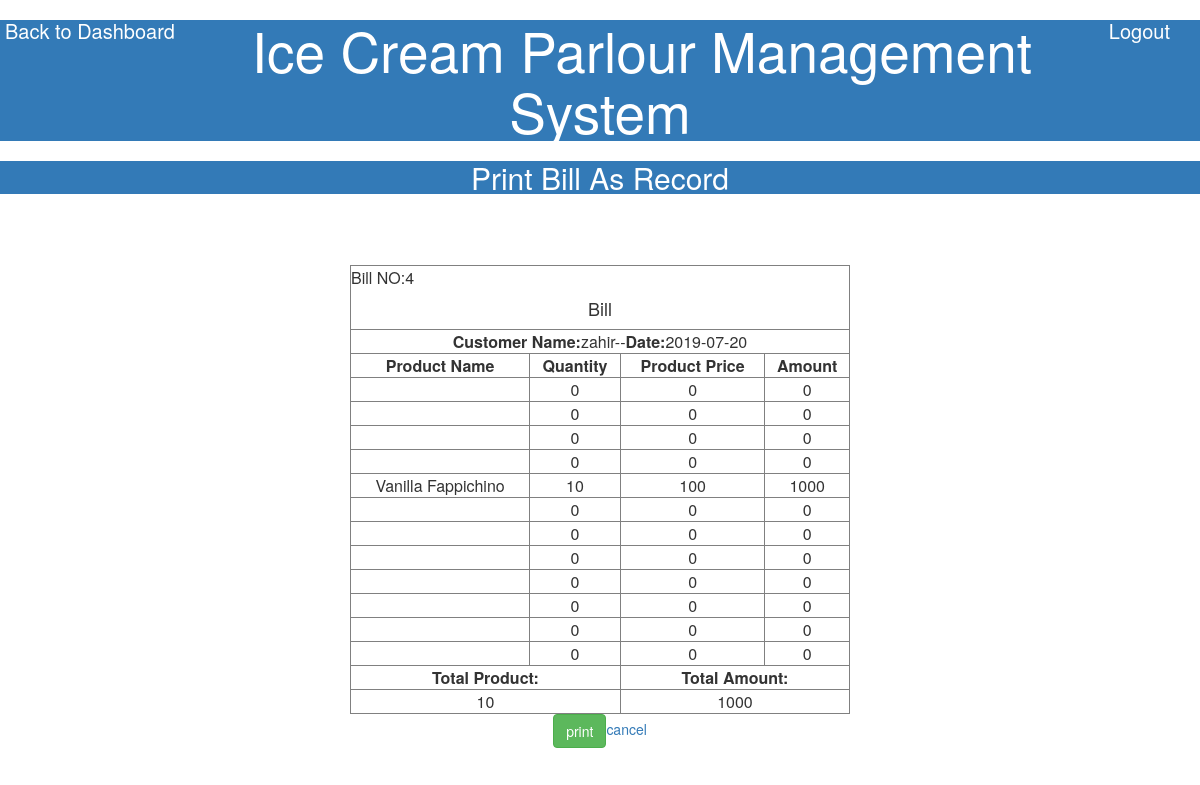
Page /admin/viewbillasrecord.php?sid=4 (signed in) on the committed database.
### tables this page shows
CREATE TABLE `billing_table` (
  `cust_id` int(200) NOT NULL,
  `cust_name` varchar(200) NOT NULL,
  `chocolate_with_ice_cream` varchar(200) NOT NULL,
  `quantity_p1` int(200) NOT NULL,
  `amount_p1` float NOT NULL,
  `tamount_p1` float NOT NULL,
  `oreo_with_ice_cream` varchar(200) NOT NULL,
  `quantity_p2` int(200) NOT NULL,
  `amount_p2` float NOT NULL,
  `tamount_p2` float NOT NULL,
  `chocolate_nuts_with_ice` varchar(200) NOT NULL,
  `quantity_p3` int(200) NOT NULL,
  `amount_p3` float NOT NULL,
  `tamount_p3` float NOT NULL,
  `chocolate_fappichino` varchar(200) NOT NULL,
  `quantity_p4` int(200) NOT NULL,
  `amount_p4` float NOT NULL,
  `tamount_p4` float NOT NULL,
  `vanilla_fappichino` varchar(200) NOT NULL,
  `quantity_p5` int(200) NOT NULL,
  `amount_p5` float NOT NULL,
  `tamount_p5` float NOT NULL,
  `caramal_moca` varchar(200) NOT NULL,
  `quantity_p6` int(200) NOT NULL,
  `amount_p6` float NOT NULL,
  `tamount_p6` float NOT NULL,
  `pineapple_ice_cream` varchar(200) NOT NULL,
  `quantity_p7` int(200) NOT NULL,
  `amount_p7` float NOT NULL,
  `tamount_p7` float NOT NULL,
  `caramal_crunch_ice_cream` varchar(200) NOT NULL,
  `quantity_p8` int(200) NOT NULL,
  `amount_p8` float NOT NULL,
  `tamount_p8` float NOT NULL,
  `vanilla_ice_cream` varchar(200) NOT NULL,
  `quantity_p9` int(200) NOT NULL,
  `amount_p9` float NOT NULL,
  `tamount_p9` float NOT NULL,
  `mango_ice_cream` varchar(200) NOT NULL,
  `quantity_p10` int(200) NOT NULL,
  `amount_p10` float NOT NULL,
  `tamount_p10` int(11) NOT NULL,
  `chocolate_ice_cream` varchar(200) NOT NULL,
  `quantity_p11` int(200) NOT NULL,
  `amount_p11` float NOT NULL,
  `tamount_p11` float NOT NULL,
  `strawberry_ice_cream` varchar(200) NOT NULL,
  `quantity_p12` int(200) NOT NULL,
  `amount_p12` float NOT NULL,
  `tamount_p12` float NOT NULL,
  `total_product` int(200) NOT NULL,
  `final_amount` float NOT NULL,
  `date` date NOT NULL
);

### admin/viewbillasrecord.php (the view, shortened to what this page needs)
<?php
include('dbcon.php');
$sid=$_GET['sid'];
$sql="select * from billing_table where cust_id='$sid'";
$run=mysqli_query($con,$sql);
$data=mysqli_fetch_assoc($run);
?>
<html>
<head>
  <link rel="stylesheet" href="https://maxcdn.bootstrapcdn.com/bootstrap/3.4.0/css/bootstrap.min.css">
<link rel="stylesheet" href="" type="text/css">
</head>
<body>
<form action="viewbillasrecord.php" method="post">
<div>
<h4><a href="admindashboard.php" style="float:left;margin-left:5px;color:#fff;font-size:20px;">Back to Dashboard</a></h4>
<h4><a href="logout.php" style="float:right;margin-right:30px;color:#fff;font-size:20px;">Logout</a></h4>
<h1 class="bg-primary text-center font-weight-bold" style="font-size:55px;">Ice Cream Parlour Management System</h1>
<h1 class="bg-primary text-center font-weight-bold" style="font-size:30px;">Print Bill As Record</h1>
</div>
</form>
<div class="container">
<table border="1" align="center" style="width:500px;margin-top:5%" id="table">
<tr>
<td colspan="5">Bill NO:<?php echo $data['cust_id'];?><center><h4> Bill</h4></center></td>
</tr>
<tr>
<td class="text-center" colspan="4"><center><b>Customer Name:</b><?php echo $data['cust_name'];?>--<b>Date:</b><?php echo $data['date']; ?></center></td>
</tr>
<tr>
<th><center>Product Name</center></th>
<th><center>Quantity<center></th>
<th><center>Product Price</center></th>
<th><center>Amount</center></th>
</tr>
<tr>
<td class="text-center"><center><?php echo $data['chocolate_with_ice_cream'];?></center></td>
<td class="text-center"><center><?php echo $data['quantity_p1'];?></center></td>
<td class="text-center"><center><?php echo $data['amount_p1'];?></center></td>
<td class="text-center"><center><?php echo $data['tamount_p1'];?></center></td>
</tr>
<tr>
<td class="text-center"><center><?php echo $data['oreo_with_ice_cream'];?></center></td>
<td class="text-center"><center><?php echo $data['quantity_p2'];?></center></td>
<td class="text-center"><center><?php echo $data['amount_p2'];?></center></td>
<td class="text-center"><center><?php echo $data['tamount_p2'];?></center></td>
</tr>
<tr>
<td class="text-center"><center><?php echo $data['chocolate_nuts_with_ice'];?></center></td>
<td class="text-center"><center><?php echo $data['quantity_p3'];?></center></td>
<td class="text-center"><center><?php echo $data['amount_p3'];?></center></td>
<td class="text-center"><center><?php echo $data['tamount_p3'];?></center></td>
</tr>
<tr>
<td class="text-center"><center><?php echo $data['chocolate_fappichino'];?></center></td>
<td class="text-center"><center><?php echo $data['quantity_p4'];?></center></td>
<td class="text-center"><center><?php echo $data['amount_p4'];?></center></td>
<td class="text-center"><center><?php echo $data['tamount_p4'];?></center></td>
</tr>
<tr>
<td class="text-center"><center><?php echo $data['vanilla_fappichino'];?></center></td>
<td class="text-center"><center><?php echo $data['quantity_p5'];?></center></td>
<td class="text-center"><center><?php echo $data['amount_p5'];?></center></td>
<td class="text-center"><center><?php echo $data['tamount_p5'];?></center></td>
</tr>
<tr>
<td class="text-center"><center><?php echo $data['caramal_moca'];?></center></td>
<td class="text-center"><center><?php echo $data['quantity_p6'];?></center></td>
<td class="text-center"><center><?php echo $data['amount_p6'];?></center></td>
<td class="text-center"><center><?php echo $data['tamount_p6'];?></center></td>
</tr>
<tr>
<td class="text-center"><center><?php echo $data['pineapple_ice_cream'];?></center></td>
<td class="text-center"><center><?php echo $data['quantity_p7'];?></center></td>
<td class="text-center"><center><?php echo $data['amount_p7'];?></center></td>
<td class="text-center"><center><?php echo $data['tamount_p7'];?></center></td>
</tr>
<tr>
<td class="text-center"><center><?php echo $data['caramal_crunch_ice_cream'];?></center></td>
<td class="text-center"><center><?php echo $data['quantity_p8'];?></center></td>
<td class="text-center"><center><?php echo $data['amount_p8'];?></center></td>
<td class="text-center"><center><?php echo $data['tamount_p8'];?></center></td>
</tr>
<tr>
<td class="text-center"><center><?php echo $data['vanilla_ice_cream'];?></center></td>
<td class="text-center"><center><?php echo $data['quantity_p9'];?></center></td>
<td class="text-center"><center><?php echo $data['amount_p9'];?></center></td>
<td class="text-center"><center><?php echo $data['tamount_p9'];?></center></td>
</tr>
<tr>
<td class="text-center"><center><?php echo $data['mango_ice_cream'];?></center></td>
<td class="text-center"><center><?php echo $data['quantity_p10'];?></center></td>
<td class="text-center"><center><?php echo $data['amount_p10'];?></center></td>
<td class="text-center"><center><?php echo $data['tamount_p10'];?></center></td>
</tr>
<tr>
<td class="text-center"><center><?php echo $data['chocolate_ice_cream'];?></center></td>
<td class="text-center"><center><?php echo $data['quantity_p11'];?></center></td>
<td class="text-center"><center><?php echo $data['amount_p11'];?></center></td>
<td class="text-center"><center><?php echo $data['tamount_p11'];?></center></td>
</tr>
<tr>
<td class="text-center"><center><?php echo $data['strawberry_ice_cream'];?></center></td>
<td class="text-center"><center><?php echo $data['quantity_p12'];?></center></td>
<td class="text-center"><center><?php echo $data['amount_p12'];?></center></td>
<td class="text-center"><center><?php echo $data['tamount_p12'];?></center></td>
</tr>
<tr>
<th colspan="2"><center>Total Product:</center></th>
<th colspan="2"><center>Total Amount:</center></th>
</tr>
<tr>
<td colspan="2" class="text-center"><center><?php echo $data['total_product'];?></center></td>
<td colspan="2" class="text-center"><center><?php echo $data['final_amount'];?></center></td>
</tr>
</table>
<center><p><button id="btn1" class="btn btn-success">print</button><a href="record.php">cancel</a></p></center>
</div>
</body>
</html>

### rows in the picture
billing_table: cust_id "4", cust_name "zahir", date "2019-07-20", quantity_p1 "0", amount_p1 "0", tamount_p1 "0", quantity_p2 "0", amount_p2 "0", tamount_p2 "0", quantity_p3 "0", amount_p3 "0", tamount_p3 "0", quantity_p4 "0", amount_p4 "0", tamount_p4 "0", vanilla_fappichino "Vanilla Fappichino", quantity_p5 "10", amount_p5 "100", tamount_p5 "1000", quantity_p6 "0", amount_p6 "0", tamount_p6 "0", quantity_p7 "0", amount_p7 "0", tamount_p7 "0", quantity_p8 "0", amount_p8 "0", tamount_p8 "0", quantity_p9 "0", amount_p9 "0", tamount_p9 "0", quantity_p10 "0", amount_p10 "0", tamount_p10 "0", quantity_p11 "0", amount_p11 "0", tamount_p11 "0", quantity_p12 "0", amount_p12 "0", tamount_p12 "0", total_product "10", final_amount "1000"
